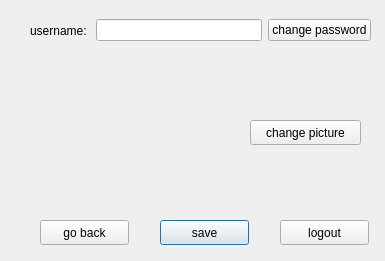
<?xml version="1.0" encoding="UTF-8"?>
<ui version="4.0">
 <class>settings</class>
 <widget class="QDialog" name="settings">
  <property name="geometry">
   <rect>
    <x>0</x>
    <y>0</y>
    <width>385</width>
    <height>261</height>
   </rect>
  </property>
  <property name="windowTitle">
   <string>Dialog</string>
  </property>
  <widget class="QPushButton" name="save">
   <property name="geometry">
    <rect>
     <x>160</x>
     <y>220</y>
     <width>89</width>
     <height>25</height>
    </rect>
   </property>
   <property name="text">
    <string>save</string>
   </property>
  </widget>
  <widget class="QPushButton" name="cancel">
   <property name="geometry">
    <rect>
     <x>40</x>
     <y>220</y>
     <width>89</width>
     <height>25</height>
    </rect>
   </property>
   <property name="text">
    <string>go back</string>
   </property>
  </widget>
  <widget class="QPushButton" name="logout">
   <property name="geometry">
    <rect>
     <x>280</x>
     <y>220</y>
     <width>89</width>
     <height>25</height>
    </rect>
   </property>
   <property name="text">
    <string>logout</string>
   </property>
  </widget>
  <widget class="QWidget" name="horizontalLayoutWidget">
   <property name="geometry">
    <rect>
     <x>30</x>
     <y>10</y>
     <width>341</width>
     <height>41</height>
    </rect>
   </property>
   <layout class="QHBoxLayout" name="horizontalLayout">
    <item>
     <widget class="QLabel" name="label">
      <property name="text">
       <string>username: </string>
      </property>
     </widget>
    </item>
    <item>
     <widget class="QLineEdit" name="username"/>
    </item>
    <item>
     <widget class="QPushButton" name="changePassword">
      <property name="text">
       <string>change password</string>
      </property>
     </widget>
    </item>
   </layout>
  </widget>
  <widget class="QLabel" name="picture">
   <property name="geometry">
    <rect>
     <x>40</x>
     <y>60</y>
     <width>181</width>
     <height>141</height>
    </rect>
   </property>
   <property name="text">
    <string/>
   </property>
  </widget>
  <widget class="QPushButton" name="changepicture">
   <property name="geometry">
    <rect>
     <x>250</x>
     <y>120</y>
     <width>111</width>
     <height>25</height>
    </rect>
   </property>
   <property name="text">
    <string>change picture</string>
   </property>
  </widget>
 </widget>
 <resources/>
 <connections/>
</ui>
